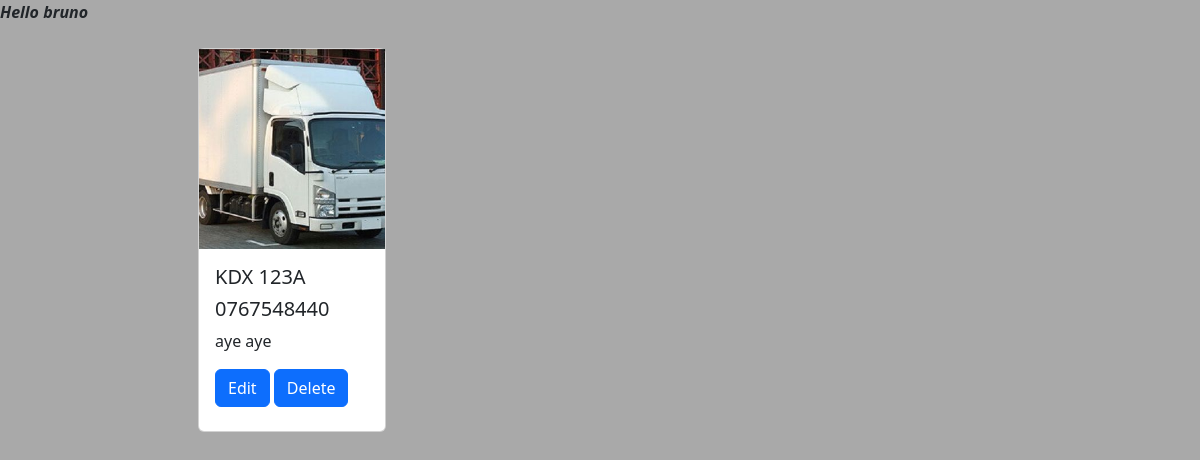
Page /Owner/owner_view_cars/ (signed in) on the earlier database version.
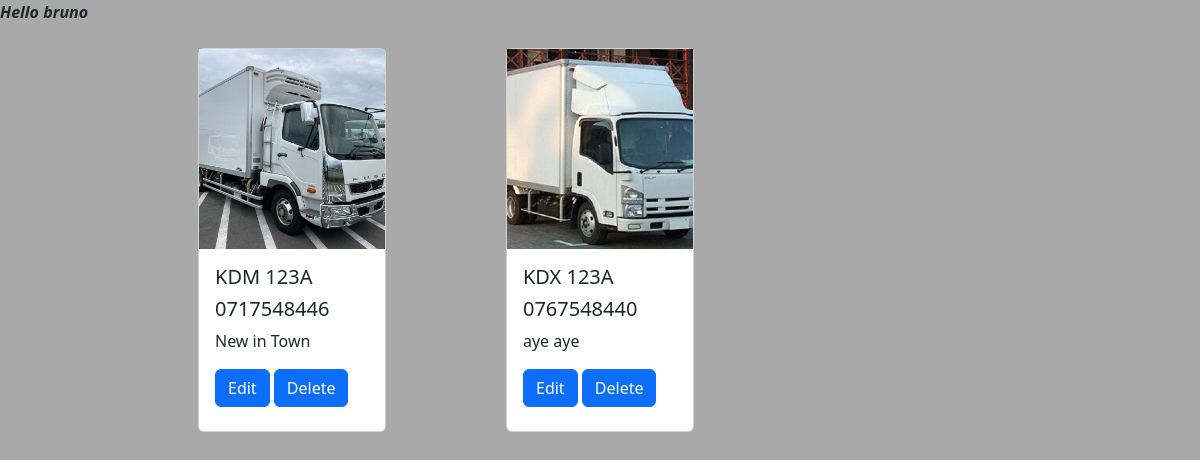
Same page on the later database version.
### accounts/models.py (models this page shows)
class User(AbstractUser):
    name = models.CharField(max_length=200, null=True) #attribute name defined
    email = models.EmailField(unique=True,null=True)

### Owner/models.py (models this page shows, shortened)
class Car(models.Model):
    owner = models.ForeignKey(User, null=True, on_delete=models.CASCADE)
    reg_no = models.CharField(max_length=20, unique=True, validators=[
        RegexValidator('^(K)([ABCDEFGHJKLMNPQRSTUVWXYZ]){2}( ){1}(\d){3}([ABCDEFGHJKLMNPQRSTUVWXYZ])$',
                       message="Invalid Number Plate")])
    image = models.ImageField(upload_to='car_images/')
    description = models.TextField(null=True, blank=True)
    phone_no = models.CharField(max_length=20, unique=True,
                                validators=[RegexValidator('^(0)([127])(\d){8}$', message='Invalid phone numbers')])
    updated = models.DateTimeField(auto_now = True , null=True)
    created = models.DateTimeField(auto_now_add=True, null= True)
    class Meta:
       ordering = ['-updated', '-created']  # Order by updated field in descending order and then by created field in descending order

### Owner/views.py (the view)
@login_required(login_url='login')
def owner_car_list(request):
    user = request.user
    cars = Car.objects.filter(owner=user)
    context = {
        'cars': cars
    }
    return render(request, 'Owner/owner_car_list.html', context)

### Owner/templates/Owner/owner_car_list.html (shortened to what this page needs)
<!DOCTYPE html>
<html lang="en">
<head>
    <link href="https://cdn.jsdelivr.net/npm/bootstrap@5.3.0-alpha3/dist/css/bootstrap.min.css" rel="stylesheet">
</head>
<body style="background-color: darkgrey;">
    <p><i><b> Hello  {{user.username}}</b></i> </p>
    <div class="col-md-9 m-auto">
        <div class="row">
          {% for car in cars %}
            <div class="col-md-4">
                <div class="card my-2 mx-5">
                    <img class="image-thumbail" src="{{car.image.url}}" alt="Card image cap">
                    <div class="card-body">
                      <h5 class="card-title">{{car.reg_no}}</h5>
                      <h5 class="card-title">{{car.phone_no}}</h5>
                      <p class="card-text">{{car.description}}</p>
                      <a href="{%url 'update_car' car.id %}" class="btn btn-primary mb-2">Edit</a>
                      <a href="{%url 'delete_car' car.id %}" class="btn btn-primary mb-2">Delete</a>
                    </div>
                </div>
            </div>
            {% empty %}
            <h3>No photos...</h3>
            {% endfor %}
</body>
</html>

### Owner/templates/Owner/owner_car_list.html (style rules this page uses)
.image-thumbail { height: 200px; object-fit: cover; }

Differences in the rows shown:
added Car: image (picture), reg_no "KDM 123A", phone_no "0717548446", description "New in Town"
